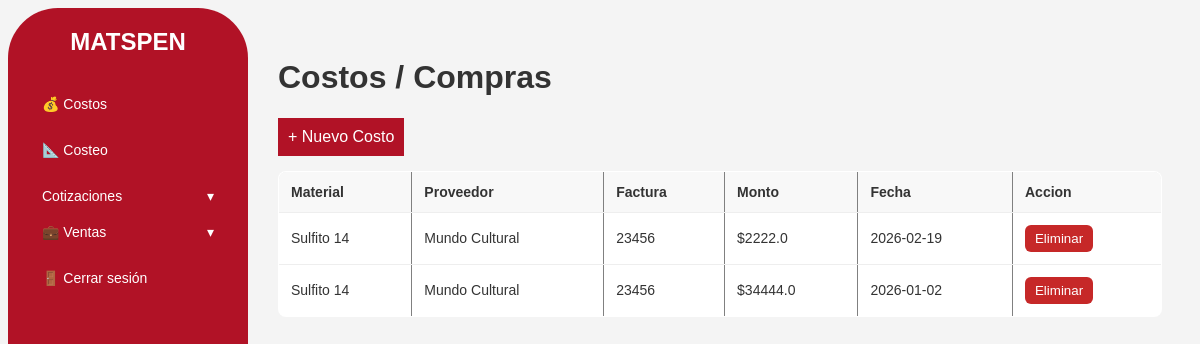
Page /costos (signed in) on the committed database.
### tables this page shows
CREATE TABLE costos ( id integer PRIMARY KEY AUTOINCREMENT, material TEXT NOT NULL, proveedor TEXT NOT NULL, factura TEXT NOT NULL, monto REAL NOT NULL, fecha TEXT NOT NULL, created_at DATETIME DEFAULT CURRENT_TIMESTAMP );

### app.py (the view)
@app.route("/costos")
def costos():
    if "user_id" not in session:
        return redirect(url_for("login"))
    conn = get_db_connection()
    costos = conn.execute("SELECT * FROM costos ORDER BY id DESC").fetchall()
    conn.close()
    return render_template("costos.html", costos=costos)

### database.py (called while the page is built)
def get_db_connection():
    conn = sqlite3.connect(DB_PATH)
    conn.row_factory = sqlite3.Row
    return conn

### templates/costos.html (shortened to what this page needs)
{% extends "base.html" %}
{% block content %}
<h1>Costos / Compras</h1>
<a href="{{ url_for('agregar_costo') }}"
   style="display:inline-block; margin-bottom:15px;
          padding:10px; background:#b11226;
          color:white; text-decoration:none;">
   + Nuevo Costo
</a>
<table border="1" cellpadding="10" cellspacing="0" width="100%">
    <thead>
        <tr style="background:#f2f2f2;">
            <th>Material</th>
            <th>Proveedor</th>
            <th>Factura</th>
            <th>Monto</th>
            <th>Fecha</th>
            <th>Accion</th>
        </tr>
    </thead>
    <tbody>
        {% for c in costos %}
        <tr>
            <td>{{ c.material }}</td>
            <td>{{ c.proveedor }}</td>
            <td>{{ c.factura }}</td>
            <td>${{ c.monto }}</td>
            <td>{{ c.fecha }}</td>
            <td>
               <form method="post"
                    action="/costos/{{ c['id'] }}/eliminar"
                    onsubmit="return confirm('¿Seguro que deseas eliminar este costo?');"
                    style="display:inline;">
                <button type="submit"
                        style="padding:6px 10px; border:none; border-radius:6px;
                                background:#c62828; color:white; cursor:pointer;">
                    Eliminar
                </button>
                </form>
                </td>
        </tr>
        {% endfor %}
    </tbody>
</table>
{% endblock %}

### templates/base.html (style rules this page uses)
:root { --color-primario: #b11226; --color-secundario: #ffffff; --color-gris: #f4f4f4; --color-texto: #333; --radio: 8px; }
* { box-sizing: border-box; font-family: Arial, Helvetica, sans-serif; }
body { margin: 10; background: var(--color-gris); color: var(--color-texto); }
a { text-decoration: none; color: inherit; }
h1 { margin-top: 10; }
table { width: 100%; border-collapse: collapse; background: white; border-radius: var(--radio); overflow: hidden; }
th, td { padding: 12px; border-bottom: 1px solid #eee; font-size: 14px; text-align: left; }
th { background: #f8f8f8; font-weight: bold; }
tr:last-child td { border-bottom: none; }

### rows in the picture
costos: material "Sulfito 14", proveedor "Mundo Cultural", factura "23456", monto "2222.0", fecha "2026-02-19"
costos: material "Sulfito 14", proveedor "Mundo Cultural", factura "23456", monto "34444.0", fecha "2026-01-02"
